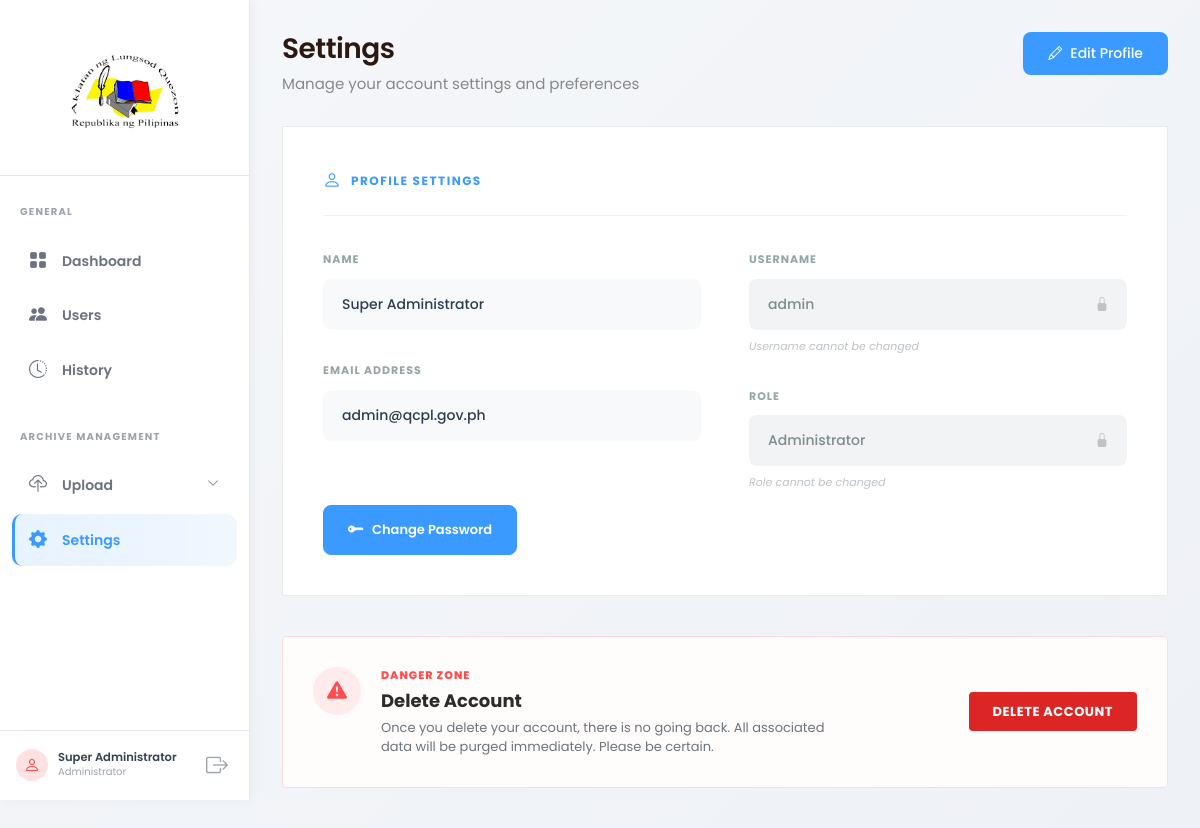
/admin_pages/settings.php (signed in), run on the app's committed database.
### tables this page shows
CREATE TABLE IF NOT EXISTS users (
    id INT PRIMARY KEY AUTO_INCREMENT,
    username VARCHAR(50) UNIQUE NOT NULL,
    password VARCHAR(255) NOT NULL,
    full_name VARCHAR(100) NOT NULL,
    email VARCHAR(100) UNIQUE NOT NULL,
    profile_photo VARCHAR(255) DEFAULT NULL,
    role ENUM('super_admin', 'admin') DEFAULT 'admin',
    status ENUM('active', 'inactive') DEFAULT 'active',
    last_login DATETIME DEFAULT NULL,
    deleted_by INT DEFAULT NULL,
    deleted_at DATETIME DEFAULT NULL,
    created_at DATETIME DEFAULT CURRENT_TIMESTAMP,
    updated_at DATETIME DEFAULT CURRENT_TIMESTAMP ON UPDATE CURRENT_TIMESTAMP
);

### backend/core/functions.php (called while the page is built, shortened)
<?php
function isLoggedIn()
{
    return isset($_SESSION['user_id']) && !empty($_SESSION['user_id']);
}
function getCurrentUser()
{
    global $pdo;
    $stmt = $pdo->prepare("SELECT * FROM users WHERE id = ?");
    $stmt->execute([$_SESSION['user_id']]);
    return $stmt->fetch();
}
function getSetting($key, $default = null)
{
    global $pdo;
    $stmt = $pdo->prepare("SELECT value FROM settings WHERE key_name = ?");
    $stmt->execute([$key]);
    $result = $stmt->fetch();
    return $result ? $result['value'] : $default;
}

### backend/core/auth.php (called while the page is built, shortened)
<?php
require_once __DIR__ . '/functions.php';
$currentUser = getCurrentUser();

### admin_pages/settings.php (the view, shortened to what this page needs)
<?php
require_once __DIR__ . '/../backend/core/auth.php';
$darkMode = getSetting('dark_mode', '0');
?>
<!DOCTYPE html>
<html lang="en">
<head>
    <link href="https://cdn.jsdelivr.net/npm/bootstrap@5.3.2/dist/css/bootstrap.min.css" rel="stylesheet">
    <link href="https://cdn.jsdelivr.net/npm/bootstrap-icons@1.11.1/font/bootstrap-icons.css" rel="stylesheet">
    <link href="<?= APP_URL ?>/assets/css/style.css" rel="stylesheet">
    <link href="<?= APP_URL ?>/assets/css/dark-mode.css" rel="stylesheet">
    <link href="<?= APP_URL ?>/assets/css/admin_pages/settings.css" rel="stylesheet">
</head>
<body class="<?= $darkMode === '1' ? 'dark-mode' : '' ?>">
    <?php include __DIR__ . '/../views/layouts/sidebar.php'; ?>
    <main class="main-content">
        <div class="page-header" style="display: flex; align-items: flex-start; justify-content: space-between;">
            <div>
                <h1 class="page-title"
                    style="font-size: 28px; font-weight: 600; color: #2C1810; font-family: 'Poppins', sans-serif;">
                    Settings</h1>
                <p class="page-subtitle" style="color: #888; margin: 0;">Manage your account settings and preferences
                </p>
            </div>
            <div class="page-actions" style="display: flex; gap: 12px;">
                <button type="button" class="btn btn-edit-profile" onclick="toggleEditMode()"
                    style="background: #3A9AFF; color: white; padding: 10px 24px; border-radius: 8px; font-weight: 500;">
                    <i class="bi bi-pencil me-2"></i>Edit Profile
                </button>
            </div>
        </div>
        <div class="row g-4">
            <div class="col-lg-12">
                <div class="settings-card"
                    style="background: white; border-radius: 0; border: 1px solid #eaeaea; padding: 40px; margin-bottom: 30px;">
                    <div class="settings-card-header"
                        style="display: flex; align-items: center; gap: 10px; margin-bottom: 35px; border-bottom: 1px solid #f1f1f1; padding-bottom: 20px;">
                        <i class="bi bi-person" style="color: #6B7280; font-size: 18px;"></i>
                        <span
                            style="font-size: 12px; font-weight: 700; color: #6B7280; text-transform: uppercase; letter-spacing: 1.5px; font-family: 'Poppins', sans-serif;">PROFILE
                            SETTINGS</span>
                    </div>
                    <form method="POST" id="profileForm">
                        <div class="row g-5">
                            <div class="col-md-6">
                                <div class="mb-4 pb-2">
                                    <label
                                        style="font-size: 11px; font-weight: 700; color: #95a5a6; text-transform: uppercase; letter-spacing: 1px; margin-bottom: 10px; display: block;">NAME</label>
                                    <input type="text" class="form-control profile-field" name="full_name"
                                        value="<?= htmlspecialchars($currentUser['full_name']) ?>" required readonly
                                        style="background: #f8f9fa; border: 1px solid transparent; padding: 14px 18px; border-radius: 8px; font-size: 14px; color: #2c3e50; font-weight: 500;">
                                </div>
                                <div class="mb-4">
                                    <label
                                        style="font-size: 11px; font-weight: 700; color: #95a5a6; text-transform: uppercase; letter-spacing: 1px; margin-bottom: 10px; display: block;">EMAIL
                                        ADDRESS</label>
                                    <input type="email" class="form-control profile-field" name="email"
                                        value="<?= htmlspecialchars($currentUser['email']) ?>" required readonly
                                        style="background: #f8f9fa; border: 1px solid transparent; padding: 14px 18px; border-radius: 8px; font-size: 14px; color: #2c3e50; font-weight: 500;">
                                </div>
                                <div class="mt-5 pt-3">
                                    <button type="button" class="btn" data-bs-toggle="modal"
                                        data-bs-target="#changePasswordModal"
                                        style="background: #3A9AFF; border: 1px solid #3A9AFF; color: white; padding: 12px 24px; border-radius: 8px; font-weight: 600; font-size: 13px; display: inline-flex; align-items: center; gap: 8px; font-family: 'Poppins', sans-serif;">
                                        <i class="bi bi-key-fill" style="color: white; font-size: 16px;"></i> Change
                                        Password
                                    </button>
                                </div>
                            </div>
                            <div class="col-md-6">
                                <div class="mb-4 pb-2">
                                    <label
                                        style="font-size: 11px; font-weight: 700; color: #95a5a6; text-transform: uppercase; letter-spacing: 1px; margin-bottom: 10px; display: block;">USERNAME</label>
                                    <div class="position-relative">
                                        <input type="text" class="form-control"
                                            value="<?= htmlspecialchars($currentUser['username']) ?>"
                                            style="background: #f1f3f5; border: 1px solid transparent; padding: 14px 18px; border-radius: 8px; font-size: 14px; color: #7f8c8d; font-weight: 500; cursor: not-allowed;"
                                            readonly disabled>
                                        <i class="bi bi-lock-fill position-absolute"
                                            style="right: 18px; top: 50%; transform: translateY(-50%); color: #bdc3c7; font-size: 14px;"></i>
                                    </div>
                                    <small class="text-muted"
                                        style="font-size: 11px; font-style: italic; margin-top: 8px; display: block; color: #bdc3c7 !important;">Username
                                        cannot be changed</small>
                                </div>
                                <div class="mb-4">
                                    <label
                                        style="font-size: 11px; font-weight: 700; color: #95a5a6; text-transform: uppercase; letter-spacing: 1px; margin-bottom: 10px; display: block;">ROLE</label>
                                    <div class="position-relative">
                                        <input type="text" class="form-control"
                                            value="<?= ucfirst($currentUser['role'] === 'super_admin' ? 'Administrator' : $currentUser['role']) ?>"
                                            style="background: #f1f3f5; border: 1px solid transparent; padding: 14px 18px; border-radius: 8px; font-size: 14px; color: #7f8c8d; font-weight: 500; cursor: not-allowed;"
                                            readonly disabled>
                                        <i class="bi bi-lock-fill position-absolute"
                                            style="right: 18px; top: 50%; transform: translateY(-50%); color: #bdc3c7; font-size: 14px;"></i>
                                    </div>
                                    <small class="text-muted"
                                        style="font-size: 11px; font-style: italic; margin-top: 8px; display: block; color: #bdc3c7 !important;">Role
                                        cannot be changed</small>
                                </div>
                            </div>
                        </div>
                    </form>
                </div>
                <div class="settings-card danger-zone"
                    style="background: #fffcfc; border: 1px solid #ffdcdb; box-shadow: none; border-radius: 4px; padding: 30px; margin-top: 40px; margin-bottom: 20px;">
                    <div style="display: flex; align-items: center; justify-content: space-between;">
                        <div style="display: flex; align-items: flex-start; gap: 20px;">
                            <div
                                style="width: 48px; height: 48px; min-width: 48px; background: #ffebeb; border-radius: 50%; display: flex; align-items: center; justify-content: center;">
                                <i class="bi bi-exclamation-triangle-fill" style="color: #ff4d4f; font-size: 20px;"></i>
                            </div>
                            <div>
                                <span
                                    style="font-size: 11px; font-weight: 800; color: #ff4d4f; text-transform: uppercase; letter-spacing: 1px; display: block; margin-bottom: 6px;">DANGER
                                    ZONE</span>
                                <h5 style="font-weight: 700; color: #2c2c2c; margin: 0 0 6px 0; font-size: 18px;">Delete
                                    Account</h5>
                                <p style="color: #6c757d; font-size: 13px; margin: 0; line-height: 1.5;">Once you delete
                                    your account, there is no going back. All associated<br>data will be purged
                                    immediately. Please be certain.</p>
                            </div>
                        </div>
                        <button type="button" class="btn" data-bs-toggle="modal" data-bs-target="#deleteAccountModal"
                            style="background: #DC2626; border: none; color: #fff; padding: 10px 24px; border-radius: 4px; font-weight: 700; font-size: 13px; text-transform: uppercase; letter-spacing: 0.5px;">
                            DELETE ACCOUNT
                        </button>
                    </div>
                </div>
            </div>
        </div>
    </main>
    <?php include __DIR__ . '/../views/layouts/footer.php'; ?>
</body>
</html>

### views/layouts/sidebar.php (shortened to what this page needs)
<aside class="sidebar" id="sidebar">
    <div class="sidebar-header">
        <div class="logo-container">
            <img src="<?= APP_URL ?>/assets/images/sidebarlogo.png" alt="QCPL Logo" class="sidebar-logo">
        </div>
    </div>
    <nav class="sidebar-nav">
        <div class="nav-section">
            <span class="nav-section-title">GENERAL</span>
            <ul class="nav-list">
                <li class="nav-item">
                    <a href="<?= APP_URL ?>/admin_pages/dashboard.php"
                        class="nav-link <?= basename($_SERVER['PHP_SELF']) == 'dashboard.php' ? 'active' : '' ?>">
                        <i class="bi bi-grid-fill"></i>
                        <span>Dashboard</span>
                    </a>
                </li>
                <li class="nav-item">
                    <a href="<?= APP_URL ?>/admin_pages/users.php"
                        class="nav-link <?= basename($_SERVER['PHP_SELF']) == 'users.php' ? 'active' : '' ?>">
                        <i class="bi bi-people-fill"></i>
                        <span>Users</span>
                    </a>
                </li>
                <li class="nav-item">
                    <a href="<?= APP_URL ?>/admin_pages/history.php"
                        class="nav-link <?= basename($_SERVER['PHP_SELF']) == 'history.php' ? 'active' : '' ?>">
                        <i class="bi bi-clock-history"></i>
                        <span>History</span>
                    </a>
                </li>
            </ul>
        </div>
        <div class="nav-section">
            <span class="nav-section-title">ARCHIVE MANAGEMENT</span>
            <ul class="nav-list">
                <li class="nav-item position-relative">
                    <a href="<?= APP_URL ?>/admin_pages/upload.php"
                        class="nav-link <?= basename($_SERVER['PHP_SELF']) == 'upload.php' ? 'active' : '' ?>">
                        <i class="bi bi-cloud-upload"></i>
                        <span>Upload</span>
                    </a>
                    <a href="#uploadSubmenu" data-bs-toggle="collapse"
                        aria-expanded="<?= in_array(basename($_SERVER['PHP_SELF']), ['upload.php', 'form-library.php', 'form-builder.php', 'metadata-display.php']) ? 'true' : 'false' ?>"
                        class="submenu-toggle position-absolute d-flex align-items-center justify-content-center"
                        style="right: 20px; top: 2px; height: 44px; width: 32px; z-index: 5; color: #6B7280; text-decoration: none;">
                        <i class="bi bi-chevron-down dropdown-indicator"></i>
                    </a>
                </li>
                <li class="nav-item">
                    <a href="<?= APP_URL ?>/admin_pages/settings.php"
                        class="nav-link <?= basename($_SERVER['PHP_SELF']) == 'settings.php' ? 'active' : '' ?>">
                        <i class="bi bi-gear-fill"></i>
                        <span>Settings</span>
                    </a>
                </li>
            </ul>
        </div>
    </nav>
    <div class="sidebar-footer">
        <div class="sidebar-avatar">
            <i class="bi bi-person"></i>
        </div>
        <div class="sidebar-user-info">
            <span class="sidebar-user-name"><?= htmlspecialchars($currentUser['full_name'] ?? 'User') ?></span>
            <span class="sidebar-user-role">Administrator</span>
        </div>
        <a href="#" data-bs-toggle="modal" data-bs-target="#logoutModal" class="sidebar-logout-btn" title="Logout">
            <i class="bi bi-box-arrow-right"></i>
        </a>
    </div>
</aside>

### data on the page
users: full_name "Super Administrator", email "admin@qcpl.gov.ph", username "admin", role "Administrator"
